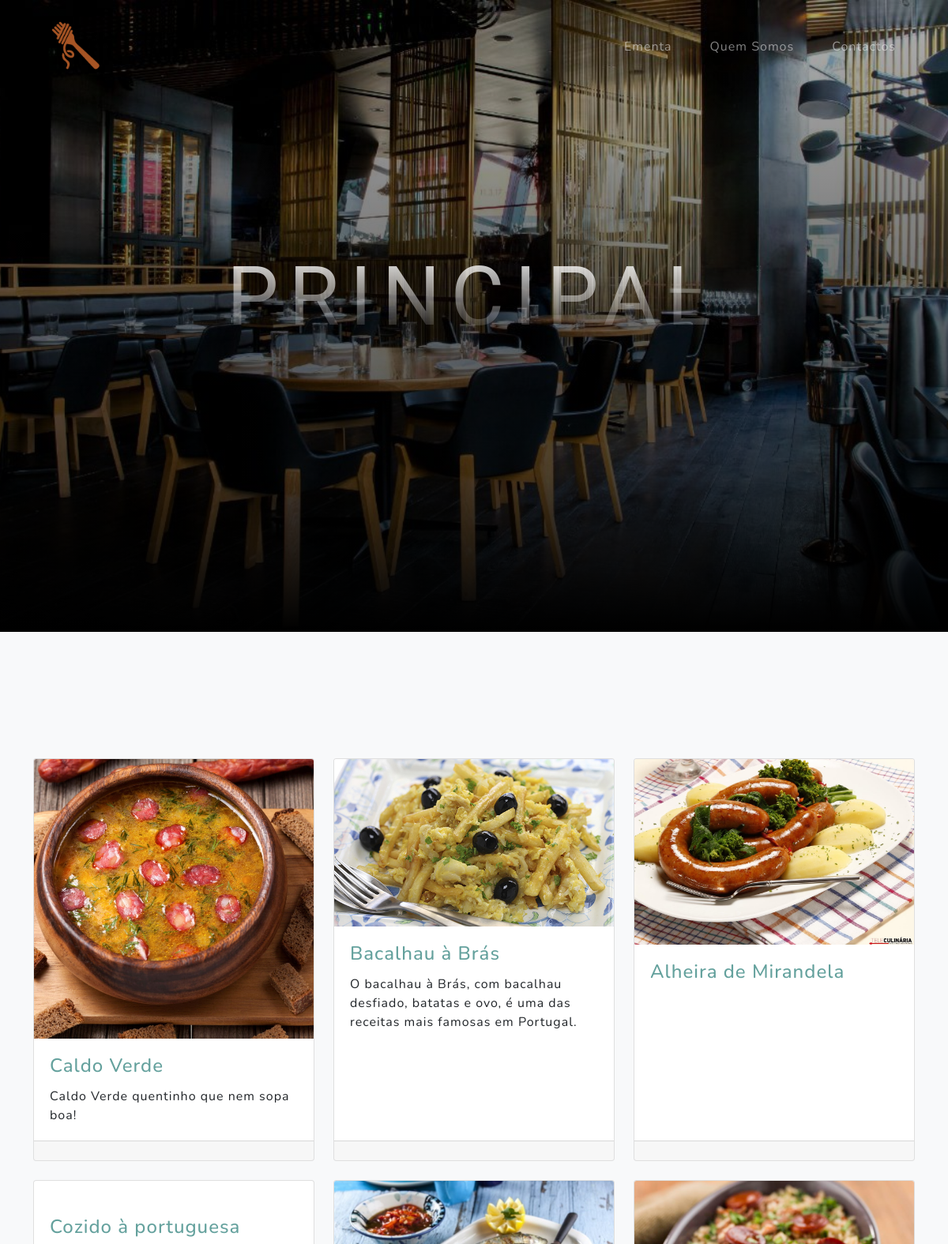
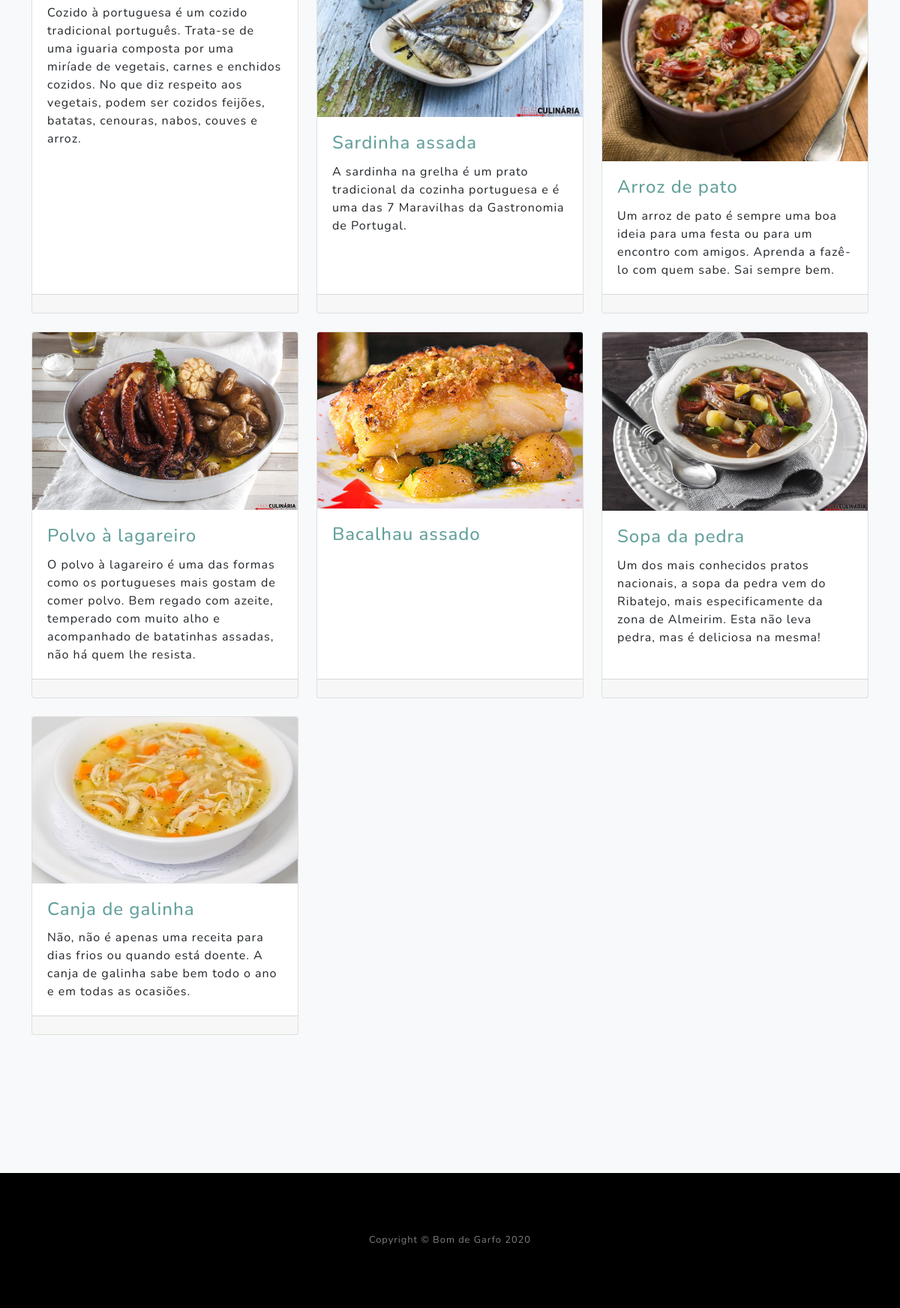
Screenshot of /principal.php with the database file from the repository (2 pictures, top to bottom).
### tables this page shows
CREATE TABLE `pratos` (
  `id` int(11) NOT NULL,
  `nome` varchar(255) NOT NULL,
  `descricao` varchar(255) NOT NULL,
  `tipo` int(11) NOT NULL,
  `img` varchar(40) NOT NULL
);

### principal.php (the view, shortened to what this page needs)
<?php
require 'db/dbh.inc.php';
?>
<!DOCTYPE html>
<html lang="en">
<head>
    <link href="css/styles.css" rel="stylesheet" />
</head>
<body id="page-top">
    <?php
    include 'includes/navbar.php';
    ?>
    <header class="masthead">
        <div class="container d-flex h-100 align-items-center">
            <div class="mx-auto text-center">
                <h1 class="mx-auto my-0 text-uppercase">Principal</h1>
                <br><br>
            </div>
        </div>
    </header>
    <section class="projects-section bg-light" id="projects">
        <?php
        $q = 'SELECT p.nome, t.tipo, p.descricao, p.img FROM pratos p inner join tipo t on p.tipo=t.id where t.id = 2';
        $result = mysqli_query($conn, $q);
        ?>
        <div class="container">
            <div class="row">
                <?php while ($dados = mysqli_fetch_array($result)) {
                ?>
                    <div class="col-lg-4 col-md-6 mb-4">
                        <div class="card h-100">
                            <a href="product.php"><img class="card-img-top" src="Images/<?php echo $dados['img'] ?>" alt=""></a>
                            <div class="card-body">
                                <h4 class="card-title">
                                    <a href="product.php?id=<?php echo $dados['id']; ?>"><?php echo $dados['nome']; ?></a>
                                </h4>
                                <p class="card-text p1" maxlength="40"><?php echo $dados['descricao']; ?></p>
                            </div>
                            <div class="card-footer">
                            </div>
                        </div>
                    </div>
                <?php } ?>
            </div>
        </div>
    </section>
    <?php
    include 'includes/footer.php';
    ?>
</body>
</html>

### includes/navbar.php (shortened to what this page needs)
<nav class="navbar navbar-expand-lg navbar-light fixed-top" id="mainNav">
            <div class="container">
                <a class="navbar-brand js-scroll-trigger" href="./index.php"><img class="logo" src="Images/garfologo.png" alt="logo"></a>
                <div class="collapse navbar-collapse" id="navbarResponsive">
                    <ul class="navbar-nav ml-auto">
                        <li class="nav-item"><a class="nav-link js-scroll-trigger" href="index.php#projects">Ementa</a></li>
                        <li class="nav-item"><a class="nav-link js-scroll-trigger" href="index.php#about">Quem Somos</a></li>
                        <li class="nav-item"><a class="nav-link js-scroll-trigger" href="index.php#signup">Contactos</a></li>
                    </ul>
                </div>
            </div>
        </nav>

### includes/footer.php
<footer class="footer bg-black small text-center text-white-50">
    <div class="container">Copyright © Bom de Garfo 2020</div>
</footer>

### rows the page displays
pratos: img (picture), nome "Caldo Verde", descricao "Caldo Verde quentinho que nem sopa boa!"
pratos: img (picture), nome "Bacalhau à Brás", descricao "O bacalhau à Brás, com bacalhau desfiado, batatas e ovo, é uma das receitas mais famosas em Portugal."
pratos: img (picture), nome "Alheira de Mirandela"
pratos: nome "Cozido à portuguesa", descricao "Cozido à portuguesa é um cozido tradicional português. Trata-se de uma iguaria composta por uma miríade de vegetais, carnes e enchidos cozidos. No que diz respeito aos vegetais, podem ser cozidos feijões, batatas, cenouras, nabos, couves e arroz."
pratos: img (picture), nome "Sardinha assada", descricao "A sardinha na grelha é um prato tradicional da cozinha portuguesa e é uma das 7 Maravilhas da Gastronomia de Portugal."
pratos: img (picture), nome "Arroz de pato", descricao "Um arroz de pato é sempre uma boa ideia para uma festa ou para um encontro com amigos. Aprenda a fazê-lo com quem sabe. Sai sempre bem."
pratos: img (picture), nome "Polvo à lagareiro", descricao "O polvo à lagareiro é uma das formas como os portugueses mais gostam de comer polvo. Bem regado com azeite, temperado com muito alho e acompanhado de batatinhas assadas, não há quem lhe resista."
pratos: img (picture), nome "Bacalhau assado"
pratos: img (picture), nome "Sopa da pedra", descricao "Um dos mais conhecidos pratos nacionais, a sopa da pedra vem do Ribatejo, mais especificamente da zona de Almeirim. Esta não leva pedra, mas é deliciosa na mesma!"
pratos: img (picture), nome "Canja de galinha", descricao "Não, não é apenas uma receita para dias frios ou quando está doente. A canja de galinha sabe bem todo o ano e em todas as ocasiões."
